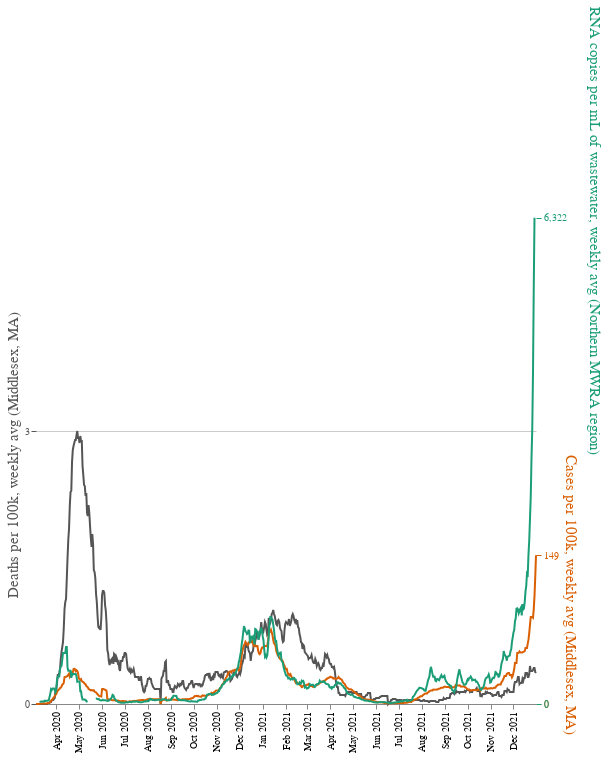

Source (notebook cell):
### Code cell
def plot(df, nyt_domain):
    # MWRA wastewater covid measurement
    mwra_color = "#1b9e77"
    mwra_data = df[df["region"] == "Northern"]
    mwra_max = mwra_data["copies_per_ml_avg"].max()
    mwra_avg = alt.Chart(mwra_data).mark_line(color=mwra_color).encode(
        alt.X("date", title=None, axis=alt.Axis(format="%b %Y", grid=False)),
        alt.Y(
            "copies_per_ml_avg",
            title="RNA copies per mL of wastewater, weekly avg (Northern MWRA region)",
            axis=alt.Axis(
                domainColor=mwra_color,
                tickColor=mwra_color,
                labelColor=mwra_color,
                titleColor=mwra_color,
                domain=False,
                values=[0, mwra_max],
                titlePadding=20,
                titleAlign="right",
            ),
        )
    )

    # New York Times covid cases
    nyt_color = "#d95f02"
    nyt_data = df[df["region"] == "Middlesex"]
    nyt_max = nyt_data["cases_avg_per_100k"].max()
    nyt_avg = alt.Chart(nyt_data).mark_line(color=nyt_color).encode(
        alt.X("date", title=None, axis=alt.Axis(format="%b %Y", grid=False)),
        alt.Y(
            "cases_avg_per_100k",
            title="Cases per 100k, weekly avg (Middlesex, MA)",
            scale=alt.Scale(domain=nyt_domain),
            axis=alt.Axis(
                domainColor=nyt_color,
                tickColor=nyt_color,
                labelColor=nyt_color,
                titleColor=nyt_color,
                values=[0, nyt_max],
                gridColor=nyt_color,
                domain=False,
                titleAlign="left",
            ),
        )
    )

    # New York Times covid deaths
    deaths_color = "#555"
    deaths_max = nyt_data["deaths_avg_per_100k"].max()
    nyt_deaths = alt.Chart(nyt_data).mark_line(color=deaths_color).encode(
        alt.X("date", title=None, axis=alt.Axis(format="%b %Y", grid=False)),
        alt.Y(
            "deaths_avg_per_100k",
            title="Deaths per 100k, weekly avg (Middlesex, MA)",
            scale=alt.Scale(domain=[0, 5]),
            axis=alt.Axis(
                domainColor=deaths_color,
                tickColor=deaths_color,
                labelColor=deaths_color,
                titleColor=deaths_color,
                values=[0, deaths_max],
                gridColor=deaths_color,
                domain=False,
                gridOpacity=0.3,
                grid=True,
            ),
        )
    )

    # Combine them on the same plot
    return alt.layer(nyt_deaths, nyt_avg, mwra_avg).resolve_scale(
        y = 'independent'
    ).properties(
        width=500,
        height=500,
    ).configure_axisX(
        labelAngle=-90,
    ).configure_axisY(
        titleFontSize=15,
        titleFontWeight="normal",
    ).configure_view(
        strokeWidth=0,
    )

plot(combined, (0, 500))

### Figure 1 — Vega-Lite specification as saved in the notebook (floating-point values rounded to 4 significant figures; data arrays with more than 128 entries replaced by an {"elided": "..."} marker saying what was removed)
{"config": {"view": {"continuousWidth": 400, "continuousHeight": 300, "strokeWidth": 0}, "axisX": {"labelAngle": -90}, "axisY": {"titleFontSize": 15, "titleFontWeight": "normal"}}, "layer": [{"data": {"name": "data-a557c14042d5188cd5c69e147db73608"}, "mark": {"type": "line", "color": "#555"}, "encoding": {"x": {"axis": {"format": "%b %Y", "grid": false}, "field": "date", "title": null, "type": "temporal"}, "y": {"axis": {"domain": false, "domainColor": "#555", "grid": true, "gridColor": "#555", "gridOpacity": 0.3, "labelColor": "#555", "tickColor": "#555", "titleColor": "#555", "values": [0, 2.73]}, "field": "deaths_avg_per_100k", "scale": {"domain": [0, 5]}, "title": "Deaths per 100k, weekly avg (Middlesex, MA)", "type": "quantitative"}}}, {"data": {"name": "data-a557c14042d5188cd5c69e147db73608"}, "mark": {"type": "line", "color": "#d95f02"}, "encoding": {"x": {"axis": {"format": "%b %Y", "grid": false}, "field": "date", "title": null, "type": "temporal"}, "y": {"axis": {"domain": false, "domainColor": "#d95f02", "gridColor": "#d95f02", "labelColor": "#d95f02", "tickColor": "#d95f02", "titleAlign": "left", "titleColor": "#d95f02", "values": [0, 148.8]}, "field": "cases_avg_per_100k", "scale": {"domain": [0, 500]}, "title": "Cases per 100k, weekly avg (Middlesex, MA)", "type": "quantitative"}}}, {"data": {"name": "data-d9a6d68f19aa47e4523224ef1de5b042"}, "mark": {"type": "line", "color": "#1b9e77"}, "encoding": {"x": {"axis": {"format": "%b %Y", "grid": false}, "field": "date", "title": null, "type": "temporal"}, "y": {"axis": {"domain": false, "domainColor": "#1b9e77", "labelColor": "#1b9e77", "tickColor": "#1b9e77", "titleAlign": "right", "titleColor": "#1b9e77", "titlePadding": 20, "values": [0, 6322.0]}, "field": "copies_per_ml_avg", "title": "RNA copies per mL of wastewater, weekly avg (Northern MWRA region)", "type": "quantitative"}}}], "height": 500, "resolve": {"scale": {"y": "independent"}}, "width": 500, "$schema": "https://vega.github.io/schema/vega-lite/v4.17.0.json", "datasets": {"data-a557c14042d5188cd5c69e147db73608": {"elided": "667 records"}, "data-d9a6d68f19aa47e4523224ef1de5b042": {"elided": "652 records"}}}
